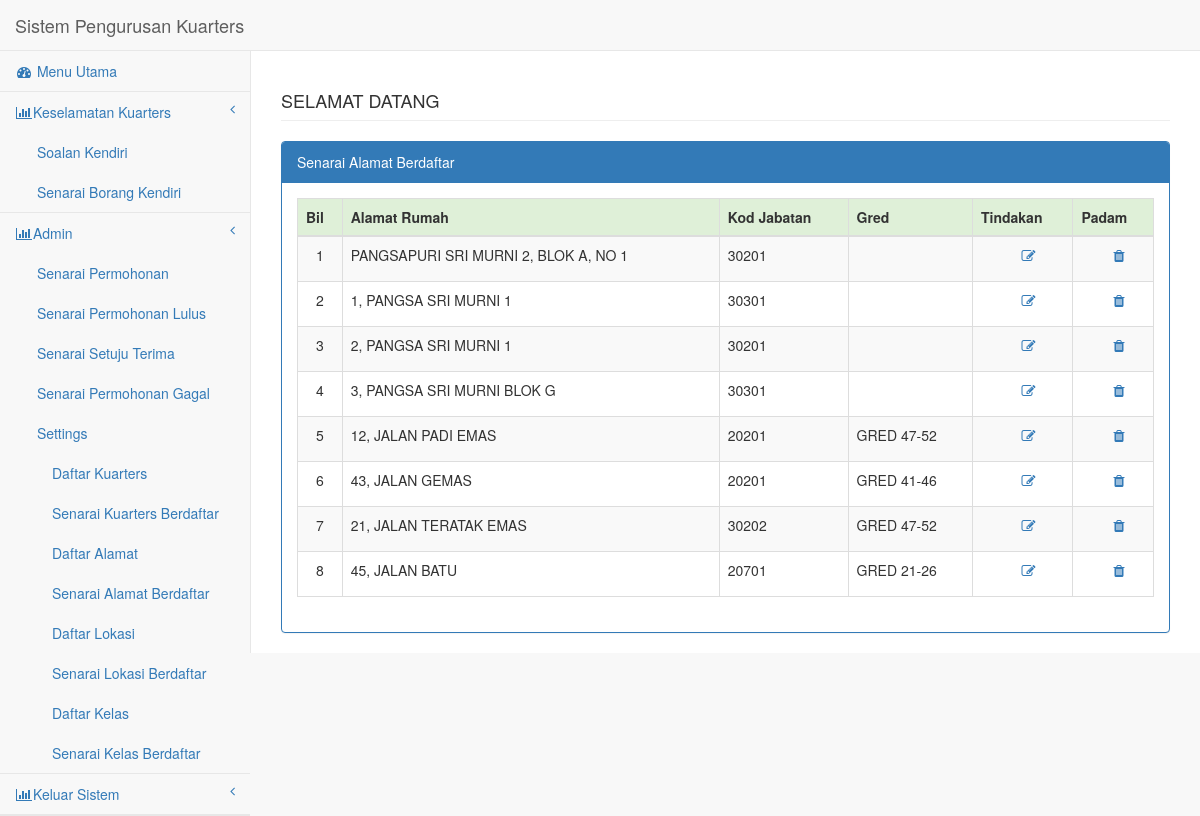
Page /pages/listalamat.php on the committed database.
### tables this page shows
CREATE TABLE IF NOT EXISTS `tblalamat` (
  `a_id` int(20) NOT NULL AUTO_INCREMENT,
  `a_nama` varchar(250) NOT NULL,
  `a_jabatan` int(11) NOT NULL,
  `a_gred` varchar(30) NOT NULL,
  `a_buka` int(20) NOT NULL COMMENT '1- tak buka 2 -buka',
  `a_susun` int(11) NOT NULL,
  `a_status` int(11) NOT NULL DEFAULT '1',
  PRIMARY KEY (`a_id`)
);

CREATE TABLE IF NOT EXISTS `tbl_gred` (
  `g_id` int(50) NOT NULL AUTO_INCREMENT,
  `g_jawatan` varchar(250) NOT NULL,
  `g_susun` varchar(50) NOT NULL,
  `g_status` int(11) NOT NULL DEFAULT '1',
  PRIMARY KEY (`g_id`)
);

### pages/listalamat.php (the view, shortened to what this page needs)
<!DOCTYPE html>
<html>
<head>
    <link href="../bower_components/bootstrap/dist/css/bootstrap.min.css"
    rel="stylesheet">
    <link href="../bower_components/metisMenu/dist/metisMenu.min.css"
        rel="stylesheet">
    <link href="../dist/css/sb-admin-2.css" rel="stylesheet">
    <link href="../bower_components/font-awesome/css/font-awesome.min.css"
    rel="stylesheet" type="text/css">
</head>
<body>
    <form method="post" onsubmit="return confirm('Adakah anda pasti untuk buang?');">
        <div id="wrapper">
            <?php include('leftbar.php');?>
            <div id="page-wrapper">
                <div class="row">
                    <div class="col-lg-12">
                        <h4 class="page-header">
                            <?php echo strtoupper("selamat datang"." ".htmlentities($_SESSION['namapegawai']));?>
                        </h4>
                    </div>
                </div>
                <div class="row">
                    <div class="col-lg-12">
                        <div class="panel panel-primary">
                            <div class="panel-heading">
                                Senarai Alamat Berdaftar
                            </div>
                            <div class="panel-body">
                                <div class="dataTable_wrapper">
                                    <table class="table table-striped table-bordered table-hover" id="dataTables-example">
                                        <thead>
                                        <tr class="success">
                                            <th>Bil</th>
                                            <th>Alamat Rumah</th>
                                            <th>Kod Jabatan</th>
                                            <th>Gred</th>
                                            <th>Tindakan</th>
                                            <th>Padam</th>
                                        </tr>
                                        </thead>
                                        <tbody>
                                    <?php
                                            $querydaftar     = "SELECT * FROM  tblalamat ";
                                            $resultdaftar    = mysql_query($querydaftar) or die(mysql_error());
                                            $datadaftar     = mysql_num_rows($resultdaftar);
                                        if($datadaftar < 1)
                                        {
                                            ?>
                                            <tr><td colspan="5" align="center"> Tiada Maklumat </td></tr>
                                            <?php
                                        }
                                        else
                                        {
                                            $sn = 1;
                                            while($datadaftar2 = mysql_fetch_array($resultdaftar))
                                            {
                                                $xid = $datadaftar2['a_id'];
                                                $xalamat = $datadaftar2['a_nama'];
                                                $xkodjabatan = $datadaftar2['a_jabatan'];
                                                $xgred = $datadaftar2['a_gred'];
                                                $querygred     = "SELECT * FROM  tbl_gred WHERE g_id = '$xgred'";
                                                $resultgred    = mysql_query($querygred) or die(mysql_error());
                                                $datagred      = mysql_fetch_array($resultgred);
                                                $ygred         = $datagred['g_jawatan'];
                                            ?>
                                                <tr class="odd gradeX">
                                                    <td align='center'><?php echo $sn?><input type="hidden" name="fid" value="<?php echo $xid?>"></td>
                                                    <td><?php echo htmlentities(strtoupper($xalamat));?></td>
                                                    <td><?php echo htmlentities(strtoupper($xkodjabatan));?></td>
                                                    <td><?php echo htmlentities(strtoupper($ygred));?></td>
                                                    <td align='center'>&nbsp;&nbsp;<a href="updatealamat.php?id=<?php echo $xid;?>">
                                                        <p class="fa fa-edit"></p></a>
                                                    </td>
                                                    <td align='center'>&nbsp;&nbsp;<a href="padamalamat.php?id=<?php echo $xid;?>">
                                                        <p class="fa fas fa-trash"></p></a>
                                                    </td>
                                                </tr>
                                                <?php
                                                $sn++;
                                            }
                                        }
                                        ?>
                                        </tbody>
                                    </table>
                                </div>
                            </div>
                        </div>
                    </div>
                </div>
            </div>
</body>
</html>

### pages/leftbar.php (shortened to what this page needs)
 <?php
  $authlevel2  = $_SESSION['authlevel'];
?>
<!DOCTYPE html>
<html lang="en">
<head>
    <link href="../bower_components/bootstrap/dist/css/bootstrap.min.css" rel="stylesheet">
    <link href="../bower_components/metisMenu/dist/metisMenu.min.css" rel="stylesheet">
    <link href="../dist/css/sb-admin-2.css" rel="stylesheet">
    <link href="../bower_components/font-awesome/css/font-awesome.min.css" rel="stylesheet" type="text/css">
</head>
<body>
    <div id="wrapper">
<nav class="navbar navbar-default navbar-static-top" role="navigation"
			style="margin-bottom: 0">
			<div class="navbar-header">
				<a class="navbar-brand" href="index.html">Sistem Pengurusan Kuarters</a>
			</div>
						 <div class="navbar-default sidebar" role="navigation">
                <div class="sidebar-nav navbar-collapse">
                    <?php
                    if($authlevel2==2)
                    {
                    ?>
                    <ul class="nav" id="side-menu">
                        <li>
                            <a href="?"><i class="fa fa-dashboard fa-fw"></i> Menu Utama</a>
                        </li>
                        <li>
                            <a href="#"><i class="fa fa-bar-chart-o fa-fw"></i>Permohonan <span class="fa arrow"></span></a>
                            <ul class="nav nav-second-level">
                               <li>
                                <a href="registerpermohonan.php" >Permohonan Baru</a>
                              </li>
                               <li>
                                <a href="listpemohon.php" >Senarai Permohonan</a>
                               </li>
                               <li>
                                <a href="listsetujuterima.php" >Senarai Setuju Terima</a>
                               </li>
                             </ul>
                        </li>
                         <li>
                        <a href="logout.php"><i class="fa fa-bar-chart-o fa-fw"></i>Keluar Sistem<span class="fa arrow"></span></a>
                         </li>
                  </ul>
                   <?php
                    }
                    else
                    {
                        ?>
                        <ul class="nav" id="side-menu">
                        <li>
                            <a href="?"><i class="fa fa-dashboard fa-fw"></i> Menu Utama</a>
                        </li>
                        <li> <a href="#"><i class="fa fa-bar-chart-o fa-fw"></i>Keselamatan Kuarters <span class="fa arrow"></span></a>
                          <ul class="nav nav-second-level">
                            <li> <a href="../../../qrkuarter" target="new">Soalan Kendiri</a></li>
                            <li> <a href="senaraikendiri.php">Senarai Borang Kendiri</a></li>
                          </ul>
                        </li>
                        <li>
                        <a href="#"><i class="fa fa-bar-chart-o fa-fw"></i>Admin <span class="fa arrow"></span></a>
                            <ul class="nav nav-second-level">
                                <li>
                                    <a href="listpenghuni.php">Senarai Permohonan</a>
                                </li>
                                <li>
                                    <a href="listpenghunilulus.php">Senarai Permohonan Lulus</a>
                                </li>
                                <li>
                                    <a href="listlulusterima.php">Senarai Setuju Terima</a>
                                </li>
                                <li>
                                    <a href="listtolak.php">Senarai Permohonan Gagal</a>
                                </li>
                                <li>
                                      <a href="#">Settings</a>
                                      <ul class="nav nav-third-level">
                                        <li><a href="registerkuarter.php">Daftar Kuarters</a></li>
                                        <li>
                                            <a href="testing2.php">Senarai Kuarters Berdaftar</a>
                                        </li>
                                        <li><a href="registeralamat.php">Daftar Alamat</a></li>
                                        <li>
                                            <a href="listalamat.php">Senarai Alamat Berdaftar</a>
                                        </li>
                                        <li><a href="registerlokasi.php">Daftar Lokasi</a></li>
                                        <li>
                                            <a href="listlokasi.php">Senarai Lokasi Berdaftar</a>
                                        </li>
                                        <li><a href="registerkelas.php">Daftar Kelas</a></li>
                                        <li>
                                            <a href="listkelas.php">Senarai Kelas Berdaftar</a>
                                        </li>
                                      </ul>
                                </li>
                            </ul>
                        </li>
                        <li> <a href="logout.php"><i class="fa fa-bar-chart-o fa-fw"></i>Keluar Sistem<span class="fa arrow"></span></a></li>
                    </ul>
                    <?php
                    }
                    ?>
                </div>
            </div>
        </nav>
            </div>
        </div>
</body>
</html>

### rows in the picture
tblalamat: a_nama "PANGSAPURI SRI MURNI 2, BLOK A, NO 1", a_jabatan "30201"
tblalamat: a_nama "1, PANGSA SRI MURNI 1", a_jabatan "30301"
tblalamat: a_nama "2, PANGSA SRI MURNI 1", a_jabatan "30201"
tblalamat: a_nama "3, PANGSA SRI MURNI BLOK G", a_jabatan "30301"
tblalamat: a_nama "12, JALAN PADI EMAS", a_jabatan "20201", tbl_gred.g_jawatan "GRED 47-52"
tblalamat: a_nama "43, JALAN GEMAS", a_jabatan "20201", tbl_gred.g_jawatan "GRED 41-46"
tblalamat: a_nama "21, JALAN TERATAK EMAS", a_jabatan "30202", tbl_gred.g_jawatan "GRED 47-52"
tblalamat: a_nama "45, JALAN BATU", a_jabatan "20701", tbl_gred.g_jawatan "GRED 21-26"
